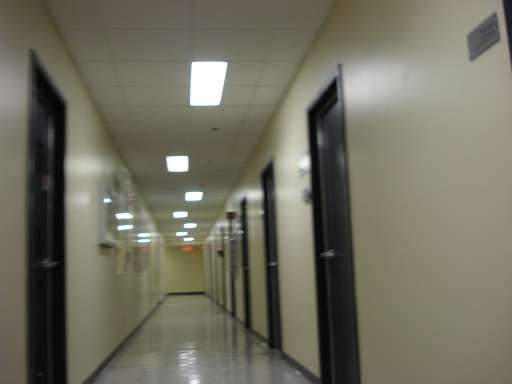
#> input picture src/rtabmap_ros/launch/data/demo_appearance/29.jpg, 512 x 384 px, found by its file name
$ python optical_flow_test.py
#> lines starting #> are read from the running program, lines starting #| are printed output that depends on the picture; after the words box and inside, x2 and y2 are one past the last pixel; in counts of white or black regions, pixels touching at a corner belong together
import numpy as np
import cv2
import time


lk_params = dict(winSize  = (15, 15),
                maxLevel = 2,
                criteria = (cv2.TERM_CRITERIA_EPS | cv2.TERM_CRITERIA_COUNT, 10, 0.03))

feature_params = dict(maxCorners = 20,
                    qualityLevel = 0.3,
                    minDistance = 10,
                    blockSize = 7 )
rgb_path="/home/ayumi/Documents/tohoku_uni/CLOVERs/images/all_rgb/"
feature_path="/home/ayumi/Documents/tohoku_uni/CLOVERs/images/feature_match/"

image_list=[rgb_path+"30.jpg",rgb_path+"29.jpg",rgb_path+"33.jpg",rgb_path+"30.jpg",rgb_path+"41.jpg",rgb_path+"38.jpg",rgb_path+"43.jpg",rgb_path+"40.jpg",rgb_path+"45.jpg",rgb_path+"40.jpg"]


trajectory_len = 40
trajectories = []
frame_idx = 1
T1=time.time()

while frame_idx<10:
    img_=cv2.imread(image_list[frame_idx])
#> img_ is the input picture: shape (384, 512, 3); mean B, G, R 96.1, 111.5, 113.4
    frame_gray = cv2.cvtColor(img_, cv2.COLOR_BGR2GRAY)
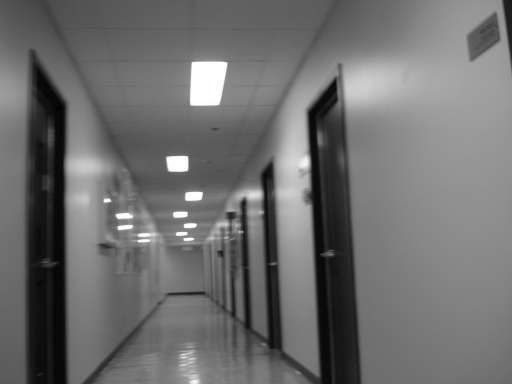
#> frame_gray: shape (384, 512); min 0, max 255, mean 110.2
    img=img_.copy()


    mask = np.zeros_like(frame_gray)
    mask[:] = 255

    # Lastest point in latest trajectory
    for x, y in [np.int32(trajectory[-1]) for trajectory in trajectories]:
        cv2.circle(mask, (x, y), 5, 0, -1)

    # Detect the good features to track
    p = cv2.goodFeaturesToTrack(frame_gray, mask = mask, **feature_params)
#> p = 20 rows, first 8: [185, 158], [200, 194], [168, 158], [185, 214], [224, 64], [187, 198], [185, 168], [117, 216]
    if p is not None:
        # If good features can be tracked - add that to the trajectories
        for x, y in np.float32(p).reshape(-1, 2):
            trajectories.append([(x, y)])
#> this loop made 20 passes
#> (x, y) on passes 1 to 12: (185, 158), (200, 194), (168, 158), (185, 214), (224, 64), (187, 198), (185, 168), (117, 216), (174, 214), (192, 103), (193, 64), (117, 228)
#> after the loop, trajectories = [[(185, 158)], [(200, 194)], [(168, 158)], [(185, 214)], [(224, 64)], [(187, 198)], [(185, 168)], [(117, 216)], [(174, 214)], [(192, 103)], [(193, 64)], [(117, 228)], [(169, 169)], [(185, 225)], [(241, 230)], [(107, 200)], [(244, 199)], [(131, 226)], [(176, 234)], [(131, 216)]]
        # print(trajectories[0][-1])
    if frame_idx>1:

        img0, img1 = prev_gray,frame_gray
    else:
        img0,img1=frame_gray,frame_gray
    p0 = np.float32([trajectory[-1] for trajectory in trajectories]).reshape(-1, 1, 2)
#> p0 has the same summary as p
    p1, _st, _err = cv2.calcOpticalFlowPyrLK(img0, img1, p0, None, **lk_params)
#> p1 has the same summary as p
    p0r, _st, _err = cv2.calcOpticalFlowPyrLK(img1, img0, p1, None, **lk_params)
#> p0r has the same summary as p
    d = abs(p0-p0r).reshape(-1, 2).max(-1)
#> d = 20 values from 0 to 0
    good = d < 10
    # NOTE これで同一の点かどうかを区別する

    new_trajectories = []

    # Get all the trajectories
    iteration=0
    for trajectory, (x, y), good_flag in zip(trajectories, p1.reshape(-1, 2), good):
        if not good_flag:
            continue
        trajectory.append((x, y))
        iteration+=1
        if len(trajectory) > trajectory_len:
            del trajectory[0]
        new_trajectories.append(trajectory)
        # Newest detected point
        cv2.circle(img, (int(x), int(y)), 2, (0, 0, 255), -1)
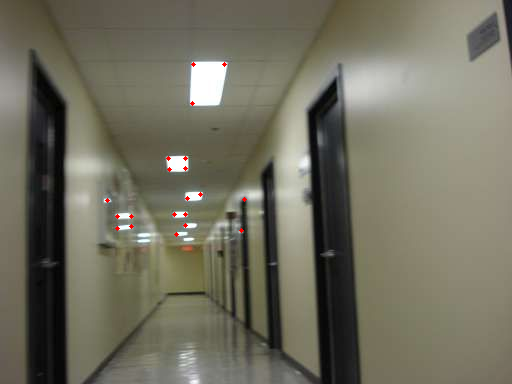
#> img: shape (384, 512, 3); 0.13% of pixels changed, all inside (x1, y1, x2, y2) = (105, 62, 247, 237)
#> after the loop, iteration = 20; new_trajectories = 20 items
    print(iteration)
#| 20

    trajectories = new_trajectories
#> trajectories = 20 items

    prev_gray=frame_gray
    cv2.imwrite(feature_path+str(frame_idx)+".jpg",img)
    frame_idx+=1
#> pass 2 of the loop `while frame_idx<10:`:
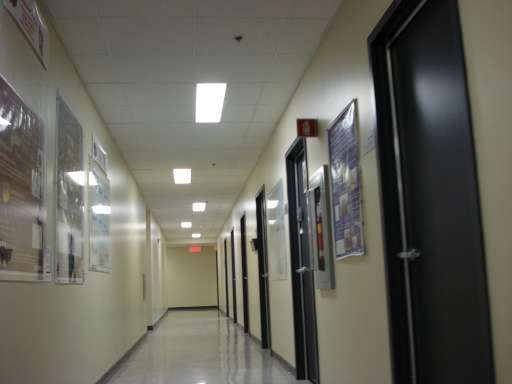
#> input picture src/rtabmap_ros/launch/data/demo_appearance/33.jpg, 512 x 384 px, found by its file name
#> img_ is the input picture: shape (384, 512, 3); mean B, G, R 92.6, 101.8, 102.9
#> the loop `for x, y in [np.int32(trajectory[-1]) for trajectory in trajectories]:` made 20 passes
#> after the loop `for x, y in [np.int32(trajectory[-1]) for trajectory in trajectories]:`:
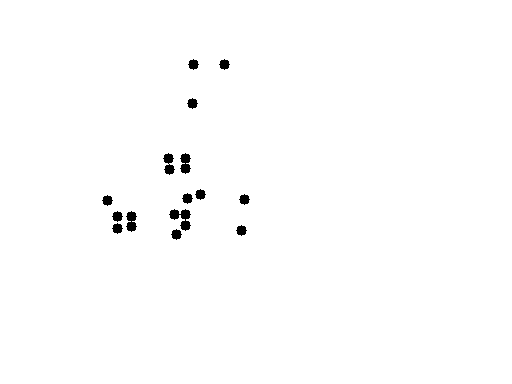
#> mask: shape (384, 512); 99.2% white; 15 black regions, largest, box (x1, y1, x2, y2) and area: (169, 209, 191, 231) 243, (163, 153, 175, 175) 162, (180, 153, 191, 174) 161
#> p = 20 rows, first 8: [8, 122], [299, 121], [300, 231], [354, 100], [255, 236], [308, 139], [223, 85], [269, 221]
#> the loop `for x, y in np.float32(p).reshape(-1, 2):` made 20 passes
#> after the loop `for x, y in np.float32(p).reshape(-1, 2):`: trajectories = 40 items
#> p0 = 40 rows, first 8: [185, 158], [200, 194], [168, 158], [185, 214], [224, 64], [187, 198], [185, 168], [117, 216]
#> p1 = 40 rows, first 8: [188.3, 170.1], [203.8, 204.6], [173.8, 169.9], [177.3, 209], [223.3, 85.24], [193.6, 208.6], [188.3, 180.8], [119, 219.4]
#> p0r = 40 rows, first 8: [185.2, 157.9], [200.2, 193.9], [167.7, 158], [410.8, 180], [224, 63.99], [186.8, 198], [185.2, 168.2], [264.5, 157.1]
#> d = 40 values, max 304.7 at index 22, min 0.00552 at index 4, mean 58.72
#> the loop `for trajectory, (x, y), good_flag in zip(trajectories, p1.reshape(-1, ..` made 40 passes
#> (x, y, good_flag) on passes 1 to 8: (188.3, 170.1, True), (203.8, 204.6, True), (173.8, 169.9, True), (177.3, 209, False), (223.3, 85.24, True), (193.6, 208.6, True), (188.3, 180.8, True), (119, 219.4, False)
#> after the loop `for trajectory, (x, y), good_flag in zip(trajectories, p1.reshape(-1, ..`:
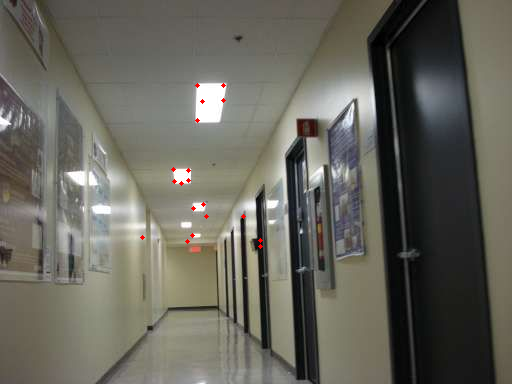
#> img: shape (384, 512, 3); 0.13% of pixels changed, all inside (x1, y1, x2, y2) = (140, 83, 263, 249)
#> after the loop `for trajectory, (x, y), good_flag in zip(trajectories, p1.reshape(-1, ..`: iteration = 19; new_trajectories = 19 items
#| 19
#> pass 3 of the loop `while frame_idx<10:`:
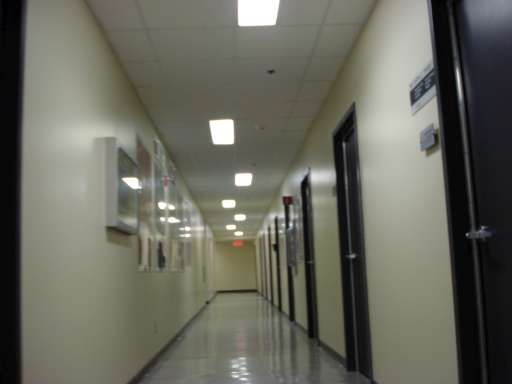
#> input picture src/rtabmap_ros/launch/data/demo_appearance/30.jpg, 512 x 384 px, found by its file name
#> img_ is the input picture: shape (384, 512, 3); mean B, G, R 94, 104.2, 105
#> `frame_gray = cv2.cvtColor(img_, cv2.COLOR_BGR2GRAY)`:
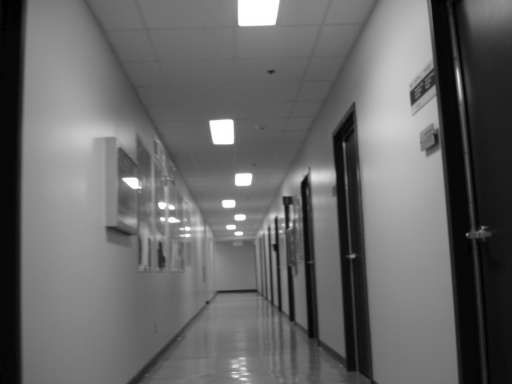
#> frame_gray: shape (384, 512); min 0, max 255, mean 103.2
#> the loop `for x, y in [np.int32(trajectory[-1]) for trajectory in trajectories]:` made 19 passes
#> (x, y) on passes 1 to 8: (188, 170), (203, 204), (173, 169), (223, 85), (193, 208), (188, 180), (197, 120), (197, 85)
#> after the loop `for x, y in [np.int32(trajectory[-1]) for trajectory in trajectories]:`:
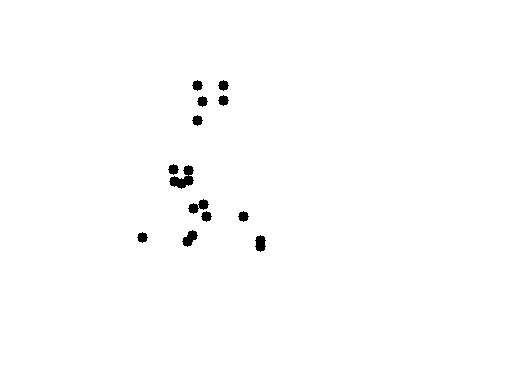
#> mask: shape (384, 512); 99.2% white; 13 black regions, largest, box (x1, y1, x2, y2) and area: (169, 165, 194, 189) 297, (188, 199, 209, 214) 162, (182, 230, 198, 247) 152
#> p = 20 rows, first 8: [211, 122], [231, 141], [160, 204], [232, 202], [124, 180], [234, 217], [231, 121], [162, 219]
#> the loop `for x, y in np.float32(p).reshape(-1, 2):` made 20 passes
#> after the loop `for x, y in np.float32(p).reshape(-1, 2):`: trajectories = 39 items
#> p0 = 39 rows, first 8: [188.3, 170.1], [203.8, 204.6], [173.8, 169.9], [223.3, 85.24], [193.6, 208.6], [188.3, 180.8], [197.3, 120.3], [197.9, 85.47]
#> p1 = 39 rows, first 8: [168.2, 204.5], [155.3, 188.6], [202.4, 222.3], [230.6, 122], [227.5, 187], [166.8, 206.1], [240.1, 23.52], [211.8, 122.6]
#> p0r = 39 rows, first 8: [144.3, 182.4], [139.7, 252.6], [209.6, 229.7], [223.4, 85.22], [256.2, 185], [148.7, 183.6], [287.8, -35.43], [197.7, 85.47]
#> d = 39 values, max 295.9 at index 11, min 0.13 at index 3, mean 89.83
#> the loop `for trajectory, (x, y), good_flag in zip(trajectories, p1.reshape(-1, ..` made 39 passes
#> (x, y, good_flag) on passes 1 to 7: (168.2, 204.5, False), (155.3, 188.6, False), (202.4, 222.3, False), (230.6, 122, True), (227.5, 187, False), (166.8, 206.1, False), (240.1, 23.52, False)
#> after the loop `for trajectory, (x, y), good_flag in zip(trajectories, p1.reshape(-1, ..`: iteration = 4; new_trajectories = [[(224, 64), (224, 64), (223.3, 85.24), (230.6, 122)], [(193, 64), (193, 64), (197.9, 85.47), (211.8, 122.6)], [(185, 225), (185, 225), (192.7, 235.1), (183.3, 228.6)], [(278, 216), (273, 227)]]
#| 4
#> `trajectories = new_trajectories`: trajectories has the same summary as new_trajectories
#> (the run stopped early here; a loop or call above may not have finished)
